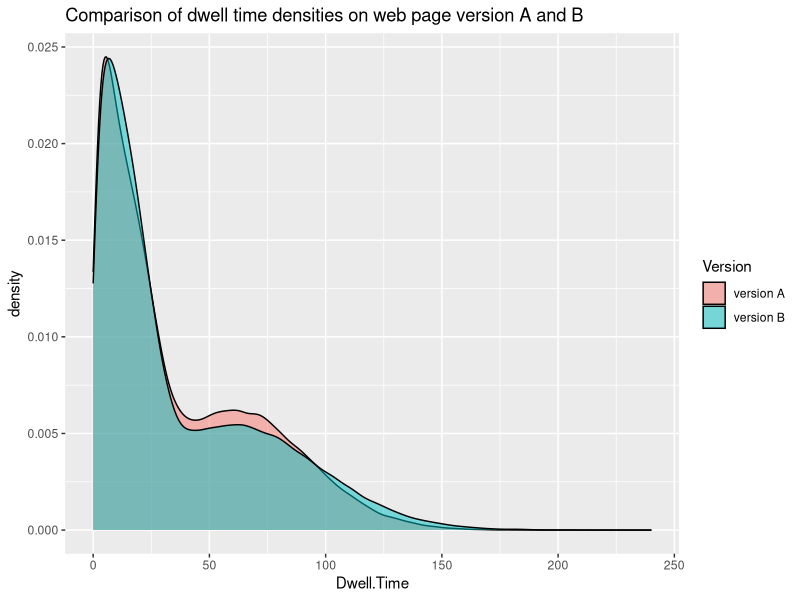

Write R code to recreate this figure.
###################################################################################
## This code is part of Data Science Dojo's bootcamp
## Copyright (C) 2015
## 
## Objective: Understand AB Testing by two simple examples
## Data source:
## Dwell_Time_VersionA.csv and Dwell_Time_VersionB.csv at:
## https://github.com/datasciencedojo/bootcamp/tree/master/Online_Experimentation_and_AB_Testing
## Please install "ggplot2" package: install.packages("ggplot2")
###################################################################################

library(ggplot2)

###################################################################################
## 1. AB Test of Proportions
## 
## Basic concepts:
##
## Conversion rate -- In electronic commerce, The conversion rate is the proportion
## of visitors to a website who take action to beyond a casual content view or
## website visit, as a result of subtle or direct requests from marketers, 
## advertisers, and content creators. The formula is:
## Conversion rate = Number of Goal Achievements / Number of Visitors
## Successful conversions are defined differently by individual marketers,
## advertisers, and content creators.
## Check out the wikipedia page http://en.wikipedia.org/wiki/Conversion_marketing
## for more details of conversion rate and conversion marketing.
##
## Significance level -- the probability of the null hypothesis being true.
## 
## Confidence level = 1 - Significance level -- the probability of the null hypothesis being false
##
## Type 1 error -- Incorrectly rejecting the null hypothesis. Rate is connected to significance level
## Type II error -- Incorrectly accepting the null hypothesis. This is a subtler and harder to
##                  measure error.
##
## Power =  1 - type II error rate -- The probability that we do not incorrectly accept the null hypothesis
## 
## Scenario:
## Your team is developing and maintaining a e-comerce website. Last week, You did
## an AB test to compare two version of the main landing page (versions A & B).
## This week, you are going to analyze the results of last week's AB test. Your
## team has agreed on conversion rate as the metric.
## Data:
## 1. There are 298,234 visiting times of the website last week. The server showed A
## and B versions with equal times among all the visitings.
## 2. There are 8365 successful conversions in version A, and 8604 successful
## conversions in version B.
## Question:
## Do A and B versions of the website give the website the same
## conversion rate? What is the significance level?
###################################################################################

## assign some variables
visits.per.group <- 298234/2
success.A <- 8365
success.B <- 8604
conversion.rate.A <- success.A / visits.per.group
conversion.rate.B <- success.B / visits.per.group
## Perform a proportional hypothesis test
## H0 (null hypothesis): conversion rates of version A and B are the same
## H1 (alternative hypothesis): conversion rates of version A and B are different
proportion.test.results <- prop.test(x=c(success.A, success.B), n=c(visits.per.group, visits.per.group),
          alternative = "two.sided",
          conf.level = 0.95, correct = TRUE)
## Examine the output of the prop.test function.
## If the target p-value is 0.05, what is your conclusion? Do you accept or reject H0?

## Note that this test only tells you whether A & B have different conversion rates, not
## which is larger. In this case, since A & B had the same number of visits, this is easy to 
## determine. However, if you only showed B to 10% of your visitors, you may want to use a
## one-sided test instead. You can investigate the difference by changing the alternative
## argument to either "less" or "greater" for A < B and A > B respectively

## Your team also wants to know the "power" of the above results. Since they want to
## know if H1 is true, what is the possiblity that we accept H0 when H1 is true?
## The power can be obtained using power.prop.test function.
proportion.test.power <- power.prop.test(n=visits.per.group, p1=conversion.rate.A, p2=conversion.rate.B, sig.level=0.05)
print(proportion.test.power)

###################################################################################
## 2. AB Test of Means
## Scenario:
## Your team's manager asks you about dwell time differences between versions A and B
## Question: Is the customers' time spent on page different between version A
## and B of the website?
###################################################################################
## Load the data
## Remember to set your working directory to the bootcamp base folder
dwell.time.versionA <- read.csv("Datasets/Dwell_Time/Dwell_Time_VersionA.csv")
dwell.time.versionB <- read.csv("Datasets/Dwell_Time/Dwell_Time_VersionB.csv")

## Visualize the data
## Calculate mean and standard deviation (sd) of dwell time on the web pages
mean.A <- round(mean(dwell.time.versionA$dwellTime), 2)
sd.A <- round(sd(dwell.time.versionA$dwellTime), 2)
mean.B <- round(mean(dwell.time.versionB$dwellTime), 2)
sd.B <- round(sd(dwell.time.versionB$dwellTime), 2)
mean.sd.AB <- data.frame(mean = c(mean.A, mean.B), sd = c(sd.A, sd.B))
row.names(mean.sd.AB) <- c("Version A", "Version B")
print(mean.sd.AB)
## plot the density of dwell time of version A and B
#Put the sample data into a data frame
dat <- data.frame(Dwell.Time= c(dwell.time.versionA$dwellTime, dwell.time.versionB$dwellTime), Version = c(rep("version A", visits.per.group), rep("version B", visits.per.group)))
#Create a density plot of the dwell times for each version
ggplot(dat, aes(x = Dwell.Time, fill = Version)) + geom_density(alpha = 0.5) + ggtitle("Comparison of dwell time densities on web page version A and B")

## For this question, we use a t-test.
t.test.results <- t.test(dwell.time.versionA$dwellTime, dwell.time.versionB$dwellTime, alterative="two.sided", conf.level=0.95)
## Is the dwell time different between version A and B (with significance level 0.05)?
## What is the power of this conclusion? Use the power.t.test function to find out.

###################################################################################
## EXERCISE:
## After you finish the above analysis, an engineer in your team notifies you that
## 3430 of the records in group B with unsuccessful conversion are fake data
## automatically filled in by computer. The number of visitors for version B is thus
## 298234/2-3430, but there were still 8604 successful conversions for version B.
## Does this revelation change your conclusion from section 1?
###################################################################################
